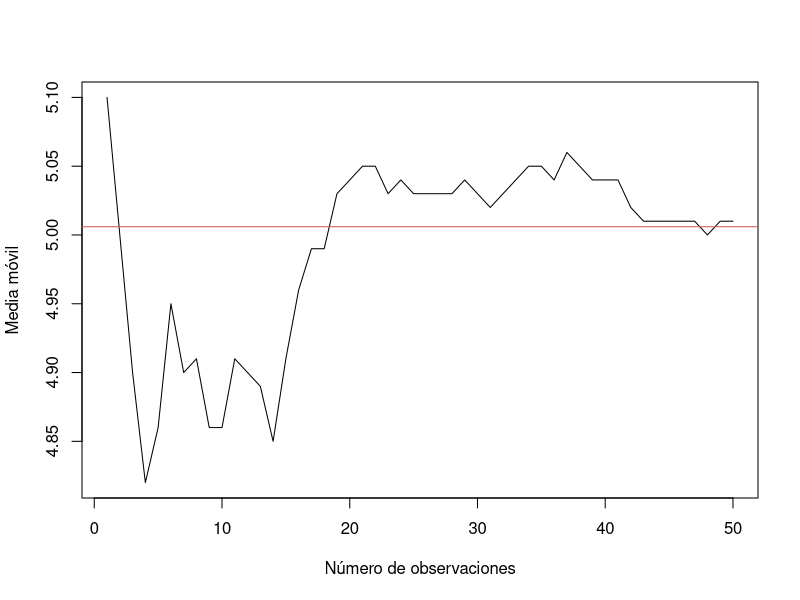

Here is the R script that generated this plot:
# Media movil para determinar el n ideal con respecto a la población


data("iris")
head(iris)

setosa <- subset(iris, Species == "setosa")

# Sumatoria acumulativa de la variable longitud
acum <- cumsum(setosa$Sepal.Length)
acum # Sumutaoria acumulada
cont <- seq(1:length(setosa$Sepal.Length))
cont

# Crear un data frame con los datos creados

set_mov <- data.frame(cont, acum)
set_mov$movil <- round(acum/cont,2)

plot(cont, set_mov$movil, type = "l",
     xlab = "Número de observaciones",
     ylab = "Media móvil")
abline(h=mean(setosa$Sepal.Length),
       col = "indianred")
mean(setosa$Sepal.Length)
